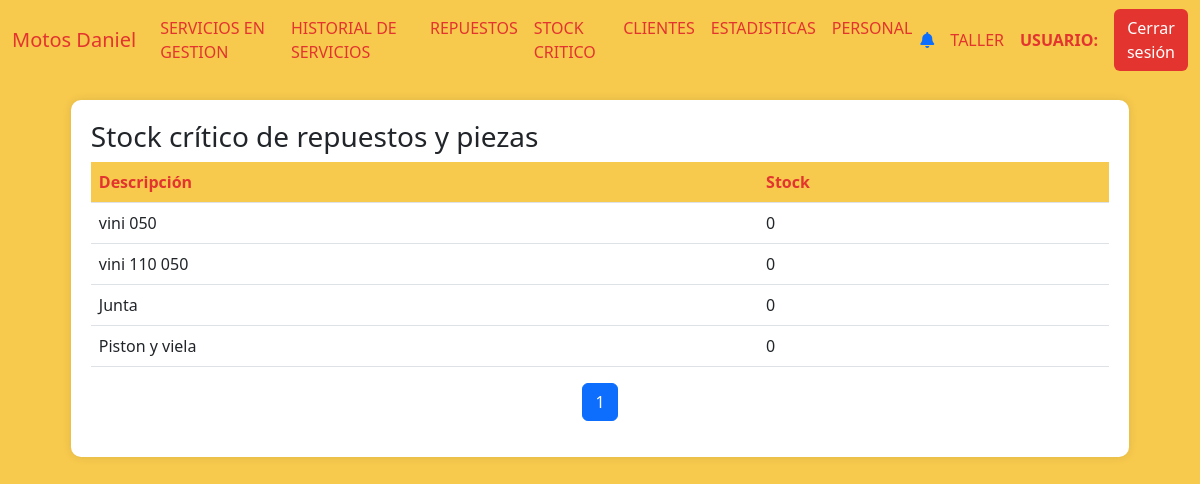
/stock_critico, run on the app's committed database.
### AppUM/models.py (models this page shows)
class RepuestosPiezas(models.Model):
    descripcion = models.CharField(max_length=100)
    activo = models.BooleanField(default=True)
    stock = models.IntegerField(null=True)
    precio = models.DecimalField(max_digits=10, decimal_places=2,default=0)
    foto = models.ImageField(null=True, blank=True, upload_to="repuestos_piezas/")
    stock_critico = models.IntegerField(null=True)

### AppUM/views.py (the view)
# urls.py: path('stock_critico', views.stock_critico,name="StockCritico"),
def stock_critico(req):
    try:
        repuestos = RepuestosPiezas.objects.filter(activo=1).order_by('-id')
        data = []
        for repuesto in repuestos:
            if int(repuesto.stock) <= int(repuesto.stock_critico):
                data.append({
                    "repuesto":repuesto
                })
        page_obj = funcion_paginas_varias(req,data)
        return render(req,"perfil_taller/stock_critico/stock_critico.html",{'page_obj': page_obj})
    except Exception as e:
        pass

### AppUM/context_processors.py (called while the page is built)
def cantidad_solicitudes_no_leidas(req):
    if req.user.is_authenticated:
        usuario = req.user
        usuario_actual = Personal.objects.filter(usuario=usuario.username).first()
        notificaciones = NotificacionPersonal.objects.filter(personal=usuario_actual,leido=0).count()
    else:
        notificaciones = 0
    return {'notificaciones': notificaciones}

### AppUM/functions.py (called while the page is built)
def funcion_paginas_varias(req,instancia_model):
    paginator = Paginator(instancia_model, 5)  # 5 motos por página
    page_number = req.GET.get('page')  # Obtiene el número de página desde la URL
    page_obj = paginator.get_page(page_number)
    return page_obj

### AppUM/templates/perfil_taller/stock_critico/stock_critico.html (shortened to what this page needs)
{% extends "perfil_taller/padre_perfil_taller.html" %}
{% load static %}
{% block contenidoQueCambia %}
<div class="table-container" id="inventarios">
    <h3>Stock crítico de repuestos y piezas</h3>
    <table class="table">
        <thead>
            <tr>
                <th>Descripción</th>
                <th>Stock</th>
            </tr>
        </thead>
        <tbody>
            {% if page_obj %}
                {% for repuesto in page_obj %}
            <tr>
                <td>{{ repuesto.repuesto.descripcion }}</td>
                <td>{{ repuesto.repuesto.stock }}</td>
            </tr>
            {% endfor %}
            {% else %}
                <tr>
                    <td colspan="9" class="text-center text-muted">
                        No hay registros de repuestos ni piezas disponibles.
                    </td>
                </tr>
            {% endif %}
        </tbody>
    </table>
    <nav aria-label="Page navigation">
        <ul class="pagination justify-content-center">
            {% for num in page_obj.paginator.page_range %}
            <li class="page-item {% if page_obj.number == num %}active{% endif %}">
                <a class="page-link" href="?page={{ num }}">{{ num }}</a>
            </li>
            {% endfor %}
        </ul>
    </nav>
</div>
{% endblock %}

### AppUM/static/css/styles.css (style rules this page uses)
body { background-color: #f7ca4d; }
.table-container { background-color: #fff; border-radius: 10px; padding: 20px; box-shadow: 0px 0px 10px rgba(0, 0, 0, 0.1); margin: 20px auto; max-width: 90%; }
.table th { background-color: #f7ca4d; color: #e3342f; }

### data on the page
RepuestosPiezas: repuesto.descripcion "vini 050", repuesto.stock "0"
RepuestosPiezas: repuesto.descripcion "vini 110 050", repuesto.stock "0"
RepuestosPiezas: repuesto.descripcion "Junta", repuesto.stock "0"
RepuestosPiezas: repuesto.descripcion "Piston y viela", repuesto.stock "0"

### other printed values
{{ num }} "1"
